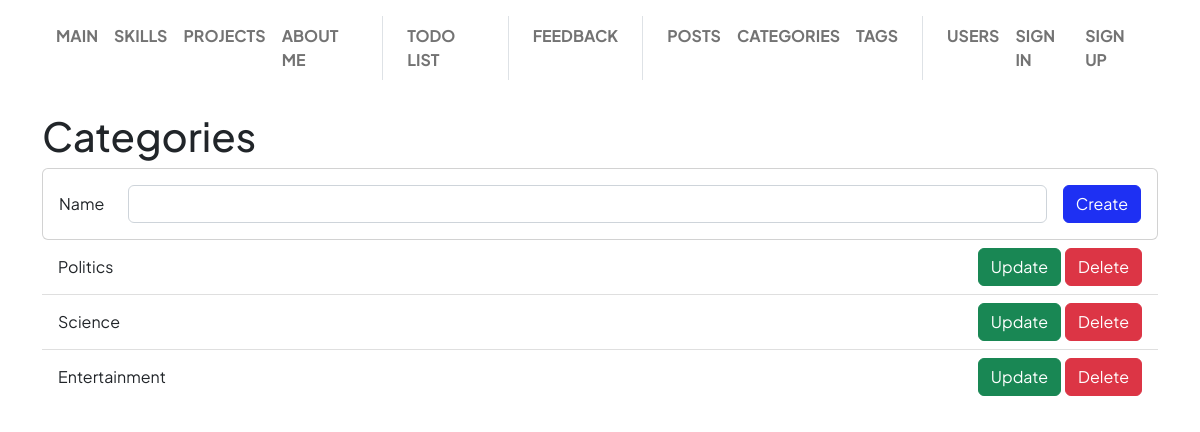
The page /post/category/list on the database its author committed.
### app/post/models.py (models this page shows)
class Category(db.Model):
    __tablename__ = "category"
    id = Column(Integer, primary_key=True)
    name = Column(String(48), nullable=False)
    posts = db.relationship('Post', backref='category', lazy=True)

### app/post/views.py (the view)
@post_blueprint.route('/category/', methods=["GET", "POST"])
@post_blueprint.route('/category/list', methods=["GET", "POST"])
def category_list():
    form = CategoryCreationForm()
    if form.validate_on_submit():
        category = Category(name=form.name.data)
        db.session.add(category)
        db.session.commit()
        flash("New category has been added", "success")
        return redirect(url_for('.category_list'))
    elif request.method == "POST":
        flash("New category cannot be created until you resolve the mistake", "danger")
    all_categories = Category.query.all()
    return render_template("post-categories/list.html", all_categories=all_categories, creation_form=form)

### app/post/forms.py (shortened to what this page needs)
class CategoryCreationForm(FlaskForm):
    name = StringField("Name",
                        validators=[
                            Length(max=48),
                            DataRequired(message="Name is required.")
                        ])
    submit = SubmitField("Create")

### app/base/menu.py (called while the page is built)
@base_blueprint.app_context_processor
def inject_menu():
    return dict(menu=__menu__.__iter__(), menu_separator=__separator__)

    @property
    def url(self):
        return url_for(self.endpoint)

    @property
    def visible(self):
        return not self.visibility_lambda or self.visibility_lambda()

### app/post/templates/post-categories/list.html (shortened to what this page needs)
{% extends "base/base.html" %}
{% from "base/macros.html" import render_field, render_text_input_horizontal %}
{% block page_body %}
<h1>Categories</h1>
<div class="card mx-auto">
    <div class="card-body">
        <form class="d-flex flex-wrap gap-3 fields-grow-1" method="POST" novalidate>
            {{ render_text_input_horizontal(creation_form.name) }}
            <div class="col-auto">
                {{ render_field(creation_form.submit) }}
            </div>
        </form>
    </div>
</div>
{% if all_categories.__len__() > 0 %}
<ul class="list-group list-group-flush">
    {% for category in all_categories %}
    <li class="list-group-item d-flex flex-row gap-1 align-items-center">
        <span class="flex-grow-1"> {{ category["name"] }} </span>
        <a class="btn btn-success" href="{{ url_for('.category_update', id=category.id) }}">Update</a>
        <form action="{{ url_for('.category_delete', id=category.id) }}" method="post" novalidate>
            <input type="submit" class="btn btn-danger" value="Delete" />
        </form>
    </li>
    {% endfor%}
</ul>
{% endif %}
{% endblock %}

### rows shown on the page
Category: name "Politics"
Category: name "Science"
Category: name "Entertainment"

### other values the page prints
{{ item.name | upper }} "MAIN" "SKILLS" "PROJECTS" "ABOUT ME" "TODO LIST" "FEEDBACK" "POSTS" "CATEGORIES" "TAGS" "USERS" "SIGN IN" "SIGN UP"
{{ field.label.text }} "Name"
